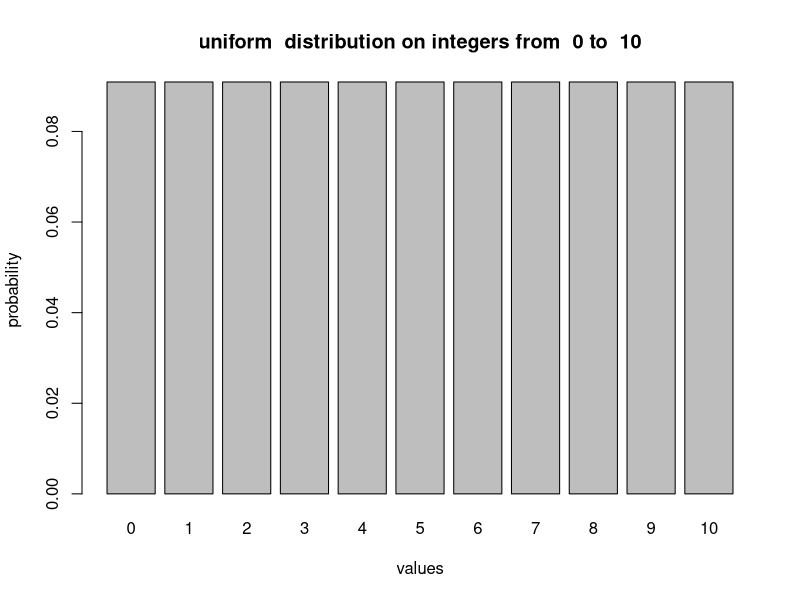
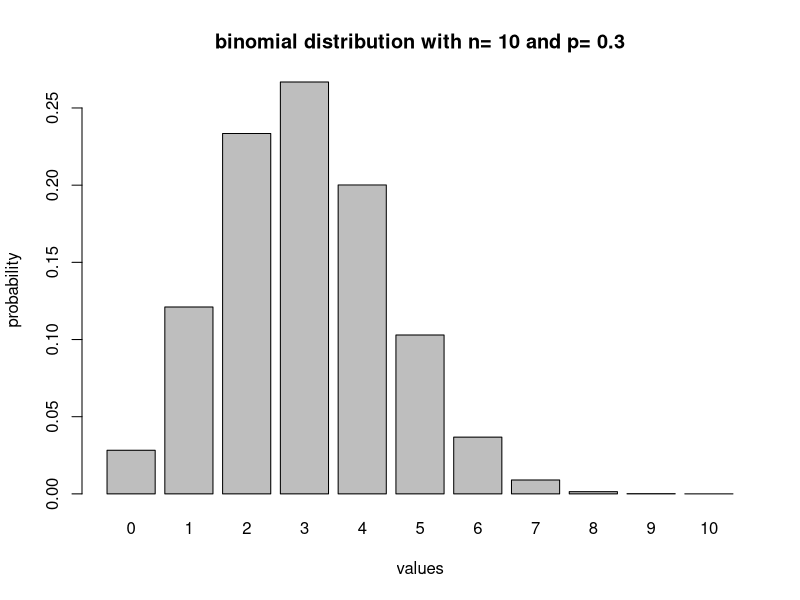
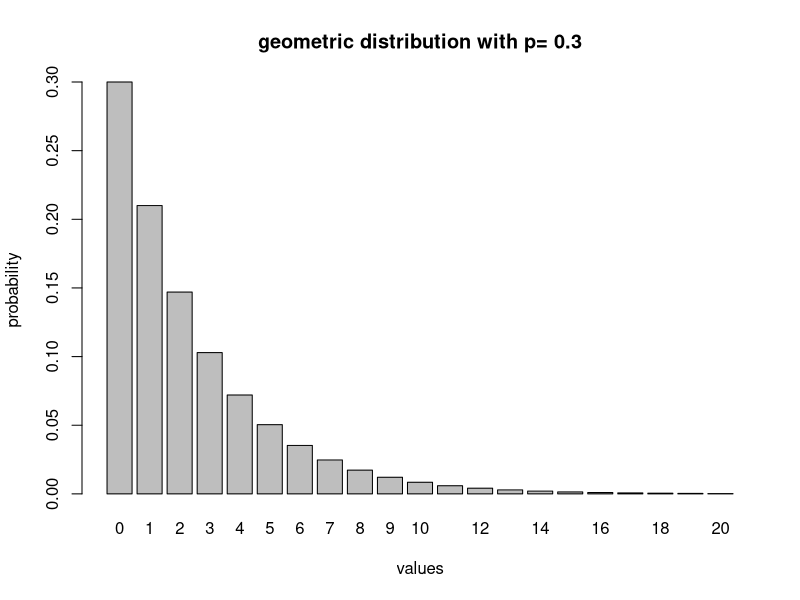
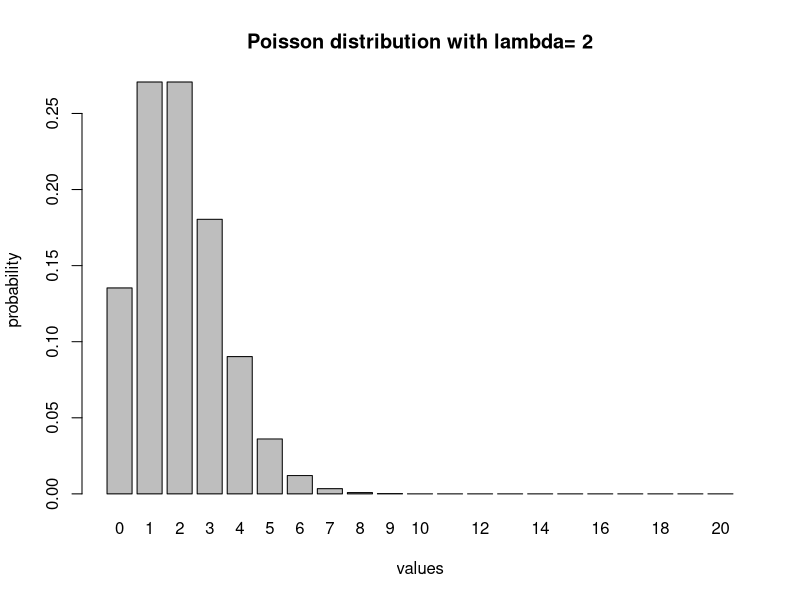
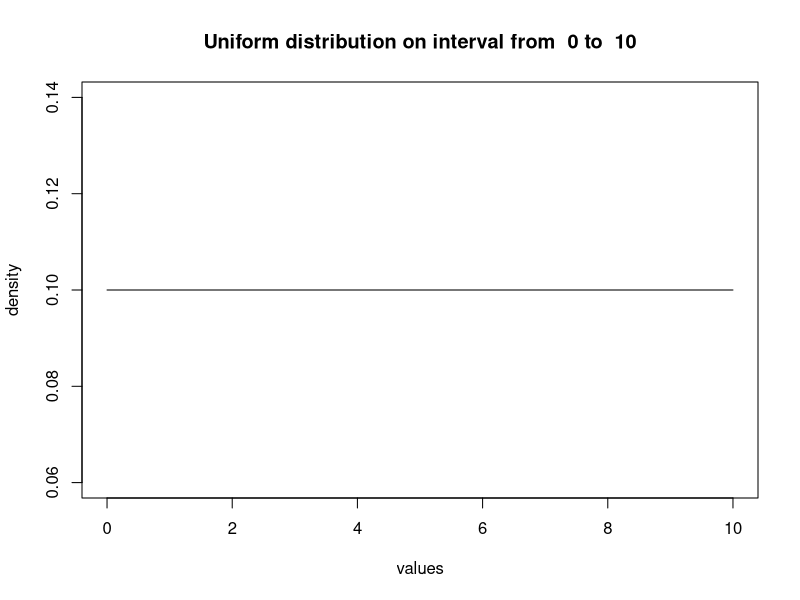
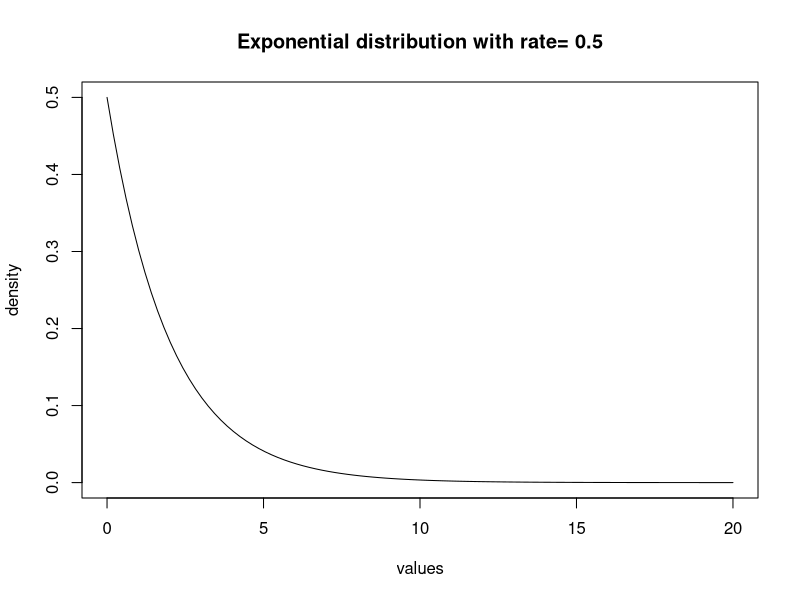
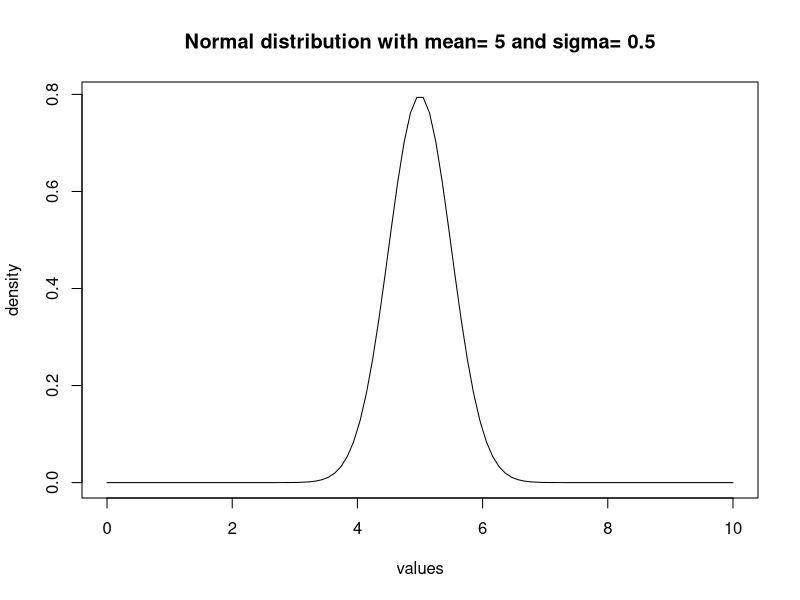
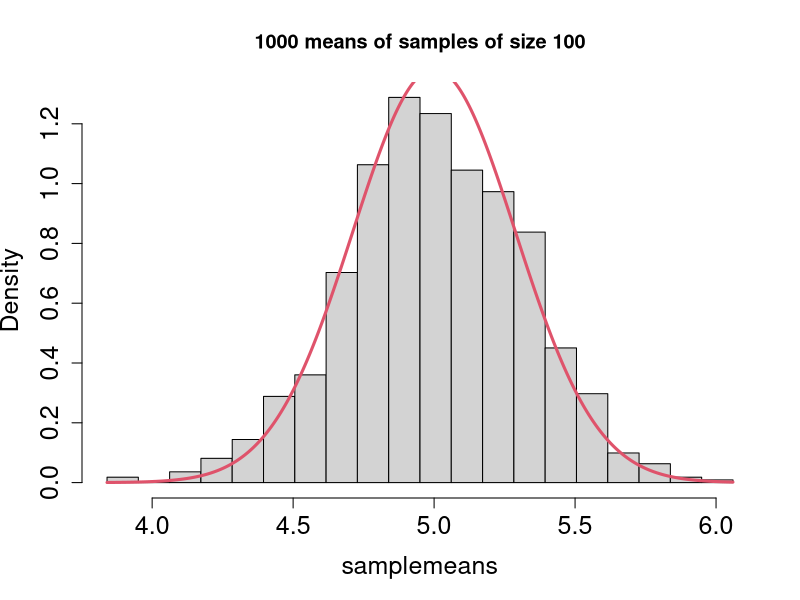

Reproduce these figures in R, in order. (Note: this script raises an error after producing the figures.)
## ---- chunk 1
knitr::opts_chunk$set(
  eval      = TRUE,
  comment   = "#",
  results   = "hold",
  message = FALSE,
  warning = FALSE,
  # collapse  = TRUE,
  fig.align = "center")
## ---- chunk 2
low <- 0 # minimum value
high <- 10 # maximum value
values <- low:high # vector of discrete values of the RV
num <- length(values)
probs <- rep(1 / num, num) # uniform mass function vector
barplot(probs, names.arg = values, xlab = 'values', ylab = 'probability',
        main = paste("uniform  distribution on integers from ", low, "to ", high))
## ---- chunk 3
unif.exp <- sum(values*probs)
paste("The expected value of uniform distribution is", unif.exp)
unif.var <- sum((unif.exp - values)^2*probs)
paste("The variance of uniform distribution is", unif.var)
## ---- chunk 4
n <- 10 # the number of trials
p <- 0.3 # the probability of success in one trial
values <- 0:n # vector of discrete values of the binomial
probs <- dbinom(values, n, p)
barplot(probs, names.arg = values, xlab = 'values', ylab = 'probability',
        main = paste("binomial distribution with n=", n, "and p=", p))
## ---- chunk 5
bin.exp <- sum(values*probs)
paste("The expected value of binomial distribution is", bin.exp)
bin.var <- sum((bin.exp - values)^2*probs)
paste("The variance of binomial distribution is", bin.var)
## ---- chunk 6
p <- 0.3 # the probability of success
low <- 0 # minimum value
high <- 20 # maximum value
values <- low:high # vector of discrete values of the RV
probs <- dgeom(values, p)
barplot(probs, names.arg = values, xlab = 'values', ylab = 'probability',
        main = paste("geometric distribution with p=", p))
## ---- chunk 7
geom.exp <- sum(values*probs)
paste("The expected value of geometric distribution is", geom.exp)
geom.var <- sum((geom.exp - values)^2*probs)
paste("The variance of geometric distribution is", geom.var)
## ---- chunk 8
low <- 0 # minimum value
high <- 20 # maximum value
lambda <- 2 # Poisson rate
values <- low:high # vector of discrete values of the RV
probs <- dpois(values, lambda)
barplot(probs, names.arg = values, xlab = 'values', ylab = 'probability',
        main = paste("Poisson distribution with lambda=", lambda))
## ---- chunk 9
pois.exp <- sum(values*probs)
paste("The expected value of Poisson distribution is", pois.exp)
pois.var <- sum((pois.exp - values)^2*probs)
paste("The variance of Poisson distribution is", pois.var)
## ---- chunk 10
low <- 0 # minimum value
high <- 10 # maximum values
number <- 100
values <- seq(low, high, length.out = number) # vector of discrete values of the RV
probs <- dunif(values, min=low, max = high)
plot(values, probs, t='l', xlab = 'values', ylab = 'density',
        main = paste("Uniform distribution on interval from ", low, "to ", high))
## ---- chunk 11
n <- 1000 # sample size
unif.sample <- runif(n, low, high) # generate sample
unif.exp <- mean(unif.sample)
paste("The expected value of uniform distribution is", unif.exp)
unif.var <- var(unif.sample)
paste("The variance of uniform distribution is", unif.var)
## ---- chunk 12
low <- 0 # minimum value
high <- 20 # maximum values
number <- 100
r <- 0.5
values <- seq(low,high,length.out = number) # vactor of discrete values of the RV
probs <- dexp(values, r)
plot(values, probs, t='l', xlab = 'values', ylab = 'density',
        main = paste("Exponential distribution with rate=", r))
## ---- chunk 13
n <- 1000 # sample size
exp.sample <- rexp(n, r) # generate sample
exp.exp <- mean(exp.sample)
paste("The expected value of exponential distribution is", exp.exp)
exp.var <- var(exp.sample)
paste("The variance of exponential distribution is", exp.var)
## ---- chunk 14
low <- 0 # minimum value
high <- 10 # maximum values
number <- 100
mu <- 5
sigma <- 0.5 
values <- seq(low,high,length.out = number) # vactor of discrete values of the RV
probs <- dnorm(values, mu, sigma)
plot(values, probs, t='l',xlab = 'values', ylab = 'density',
        main = paste("Normal distribution with mean=", mu, "and sigma=", sigma))
## ---- chunk 15
n <- 1000 # sample size
norm.sample <- rnorm(n, mu, sigma) # generate sample
norm.exp <- mean(norm.sample)
paste("The expected value of normal distribution is", norm.exp)
norm.var <- var(norm.sample)
paste("The variance of normal distribution is", norm.var)
## ---- chunk 16
numsamples <- 1000
size <- 100
# compute mean for different samples
samplemeans <- replicate(n = numsamples, mean(sample(0:10, size, replace = TRUE)))
break_points <- seq(min(samplemeans), max(samplemeans), 
                    (max(samplemeans) - min(samplemeans)) / 20)
hist(samplemeans, breaks = break_points, freq = FALSE, 
     cex.axis = 1.5, cex.lab = 1.5,
     main= '1000 means of samples of size 100')
sigma <- 10 / sqrt(12) / sqrt(size)
mu <- 5
range <- seq(min(samplemeans), max(samplemeans), sigma / 100)
lines(range, 
      dnorm(range, mu, sigma),
      t = 'l', lwd = 3, col = 2, lty = 1, cex.axis = 1.5, cex.lab = 1.5)
## ---- chunk 17
# Computing confidence intervals
qnorm(0.5) # the value that divides the density function in two
qnorm(0.95) # the value such that 95% of density is to its left 
size <- 100 # sample size
alpha <- 0.95 # significance level
sample <- runif(size)
s <- sd(sample) / sqrt(size) # standard error
z <- qnorm((1 - alpha) / 2) # z-value
left <- mean(sample) + s * z
right <- mean(sample) - s * z
print(right)
print(left)
## ---- chunk 18
# read the data
# original URL:
# https://datadryad.org/stash/dataset/doi:10.5061/dryad.013d5
dt <- read.csv("data/Brent_et_al_Behaviour_vs_Age.csv", stringsAsFactors = FALSE)
head(dt)
## ---- chunk 19

## ---- chunk 20
set.seed(101)
test_data <- tibble(x = rnorm(n = 500, mean = 3, sd = 1.5))
# example: find best-fitting Normal
my_normal <- fitdistr(test_data$x, densfun = "normal")
# note the slight discrepancies
my_normal
ggplot(test_data, aes(sample = x)) +
  stat_qq(distribution = qnorm, dparams = my_normal$estimate) +
  stat_qq_line(distribution = qnorm, dparams = my_normal$estimate) + 
  geom_abline(intercept = 0, slope = 1, linetype = 2, col = "red") +
  ggtitle("Q-Q plot assuming best-fitting Normal distribution")
